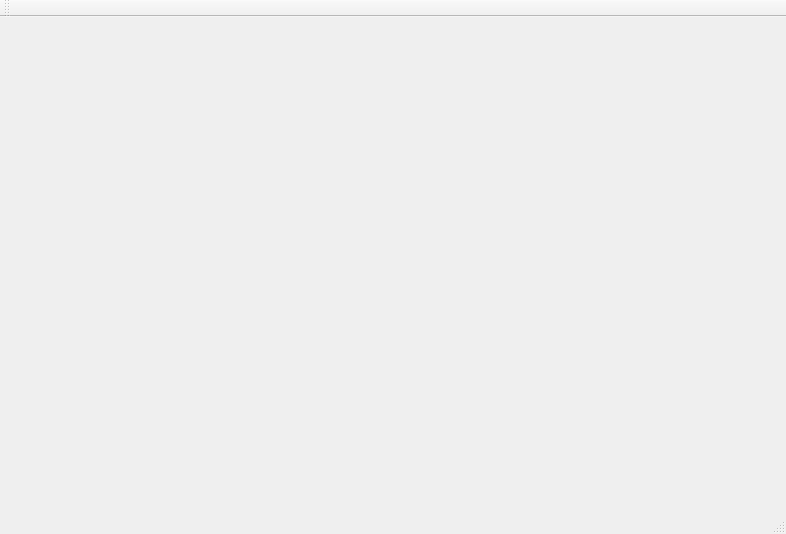
<?xml version="1.0" encoding="UTF-8"?>
<ui version="4.0">
 <class>MainWindow</class>
 <widget class="QMainWindow" name="MainWindow">
  <property name="geometry">
   <rect>
    <x>0</x>
    <y>0</y>
    <width>786</width>
    <height>534</height>
   </rect>
  </property>
  <property name="windowTitle">
   <string>MainWindow</string>
  </property>
  <widget class="QWidget" name="centralWidget">
   <widget class="QVTKOpenGLWidget" name="qvtkWindow" native="true">
    <property name="geometry">
     <rect>
      <x>10</x>
      <y>10</y>
      <width>761</width>
      <height>451</height>
     </rect>
    </property>
   </widget>
  </widget>
  <widget class="QMenuBar" name="menuBar">
   <property name="geometry">
    <rect>
     <x>0</x>
     <y>0</y>
     <width>786</width>
     <height>22</height>
    </rect>
   </property>
  </widget>
  <widget class="QToolBar" name="mainToolBar">
   <attribute name="toolBarArea">
    <enum>TopToolBarArea</enum>
   </attribute>
   <attribute name="toolBarBreak">
    <bool>false</bool>
   </attribute>
  </widget>
  <widget class="QStatusBar" name="statusBar"/>
 </widget>
 <layoutdefault spacing="6" margin="11"/>
 <customwidgets>
  <customwidget>
   <class>QVTKOpenGLWidget</class>
   <extends>QWidget</extends>
   <header>QVTKOpenGLWidget.h</header>
   <container>1</container>
  </customwidget>
 </customwidgets>
 <resources/>
 <connections/>
</ui>
